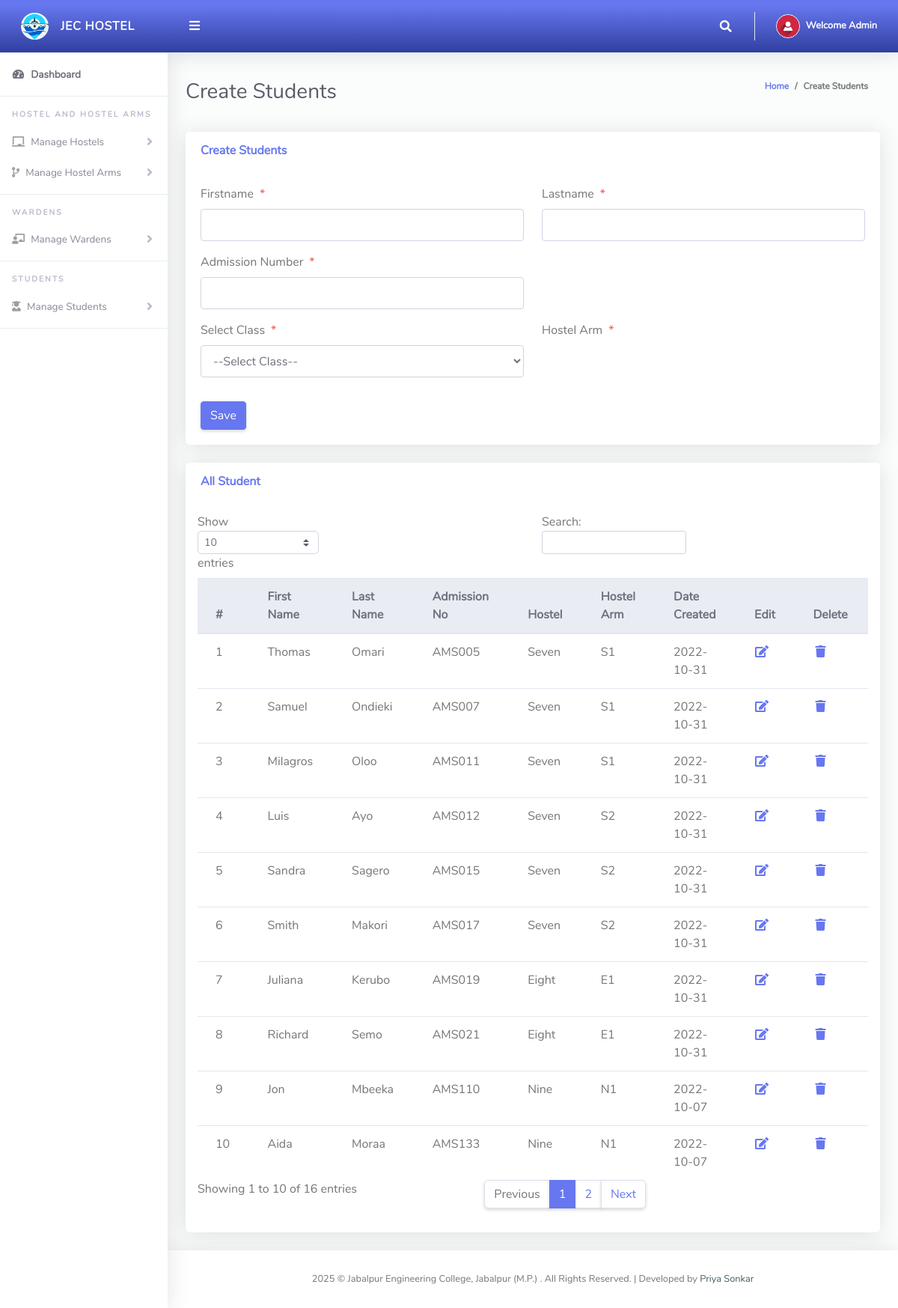
Page /Admin/createStudents.php (signed in) on the committed database.
### tables this page shows
CREATE TABLE `tblstudents` (
  `Id` int(10) NOT NULL,
  `firstName` varchar(255) NOT NULL,
  `lastName` varchar(255) NOT NULL,
   
  `admissionNumber` varchar(255) NOT NULL,
  `password` varchar(50) NOT NULL,
  `classId` varchar(10) NOT NULL,
  `classArmId` varchar(10) NOT NULL,
  `dateCreated` varchar(50) NOT NULL
);

CREATE TABLE `tblclass` (
  `Id` int(10) NOT NULL,
  `className` varchar(255) NOT NULL
);

CREATE TABLE `tblclassarms` (
  `Id` int(10) NOT NULL,
  `classId` varchar(10) NOT NULL,
  `classArmName` varchar(255) NOT NULL,
  `isAssigned` varchar(10) NOT NULL
);

### Admin/createStudents.php (the view, shortened to what this page needs)
<?php
include '../Includes/dbcon.php';
?>
<!DOCTYPE html>
<html lang="en">
<head>
  <link href="../vendor/fontawesome-free/css/all.min.css" rel="stylesheet" type="text/css">
  <link href="../vendor/bootstrap/css/bootstrap.min.css" rel="stylesheet" type="text/css">
  <link href="css/ruang-admin.min.css" rel="stylesheet">
</head>
<body id="page-top">
  <div id="wrapper">
      <?php include "Includes/sidebar.php";?>
    <div id="content-wrapper" class="d-flex flex-column">
      <div id="content">
       <?php include "Includes/topbar.php";?>
        <div class="container-fluid" id="container-wrapper">
          <div class="d-sm-flex align-items-center justify-content-between mb-4">
            <h1 class="h3 mb-0 text-gray-800">Create Students</h1>
            <ol class="breadcrumb">
              <li class="breadcrumb-item"><a href="./">Home</a></li>
              <li class="breadcrumb-item active" aria-current="page">Create Students</li>
            </ol>
          </div>
          <div class="row">
            <div class="col-lg-12">
              <div class="card mb-4">
                <div class="card-header py-3 d-flex flex-row align-items-center justify-content-between">
                  <h6 class="m-0 font-weight-bold text-primary">Create Students</h6>
                </div>
                <div class="card-body">
                  <form method="post">
                   <div class="form-group row mb-3">
                        <div class="col-xl-6">
                        <label class="form-control-label">Firstname<span class="text-danger ml-2">*</span></label>
                        <input type="text" class="form-control" name="firstName" value="<?php echo $row['firstName'];?>" id="exampleInputFirstName" >
                        </div>
                        <div class="col-xl-6">
                        <label class="form-control-label">Lastname<span class="text-danger ml-2">*</span></label>
                      <input type="text" class="form-control" name="lastName" value="<?php echo $row['lastName'];?>" id="exampleInputFirstName" >
                        </div>
                    </div>
                     <div class="form-group row mb-3">
                        <div class="col-xl-6">
                        <label class="form-control-label">Admission Number<span class="text-danger ml-2">*</span></label>
                      <input type="text" class="form-control" required name="admissionNumber" value="<?php echo $row['admissionNumber'];?>" id="exampleInputFirstName" >
                        </div>
                    </div>
                    <div class="form-group row mb-3">
                        <div class="col-xl-6">
                        <label class="form-control-label">Select Class<span class="text-danger ml-2">*</span></label>
                         <?php
                        $qry= "SELECT * FROM tblclass ORDER BY className ASC";
                        $result = $conn->query($qry);
                        $num = $result->num_rows;
                        if ($num > 0){
                          echo ' <select required name="classId" onchange="classArmDropdown(this.value)" class="form-control mb-3">';
                          echo'<option value="">--Select Class--</option>';
                                  echo '</select>';
                              }
                            ?>
                        </div>
                        <div class="col-xl-6">
                        <label class="form-control-label">Hostel Arm<span class="text-danger ml-2">*</span></label>
                        </div>
                    </div>
                      <?php
                    if (isset($Id))
                    {
                    ?>
                    <button type="submit" name="update" class="btn btn-warning">Update</button>
                    &nbsp;&nbsp;&nbsp;&nbsp;&nbsp;&nbsp;&nbsp;&nbsp;&nbsp;&nbsp;
                    <?php
                    } else {
                    ?>
                    <button type="submit" name="save" class="btn btn-primary">Save</button>
                    <?php
                    }
                    ?>
                  </form>
                </div>
              </div>
                 <div class="row">
              <div class="col-lg-12">
              <div class="card mb-4">
                <div class="card-header py-3 d-flex flex-row align-items-center justify-content-between">
                  <h6 class="m-0 font-weight-bold text-primary">All Student</h6>
                </div>
                <div class="table-responsive p-3">
                  <table class="table align-items-center table-flush table-hover" id="dataTableHover">
                    <thead class="thead-light">
                      <tr>
                        <th>#</th>
                        <th>First Name</th>
                        <th>Last Name</th>
                        <th>Admission No</th>
                        <th>Hostel</th>
                        <th>Hostel Arm</th>
                        <th>Date Created</th>
                         <th>Edit</th>
                        <th>Delete</th>
                      </tr>
                    </thead>
                    <tbody>
                  <?php
                      $query = "SELECT tblstudents.Id,tblclass.className,tblclassarms.classArmName,tblclassarms.Id AS classArmId,tblstudents.firstName,
                      tblstudents.lastName,tblstudents.admissionNumber,tblstudents.dateCreated
                      FROM tblstudents
                      INNER JOIN tblclass ON tblclass.Id = tblstudents.classId
                      INNER JOIN tblclassarms ON tblclassarms.Id = tblstudents.classArmId";
                      $rs = $conn->query($query);
                      $num = $rs->num_rows;
                      $sn=0;
                      if($num > 0)
                      {
                        while ($rows = $rs->fetch_assoc())
                          {
                             $sn = $sn + 1;
                            echo"
                              <tr>
                                <td>".$sn."</td>
                                <td>".$rows['firstName']."</td>
                                <td>".$rows['lastName']."</td>
                                <td>".$rows['admissionNumber']."</td>
                                <td>".$rows['className']."</td>
                                <td>".$rows['classArmName']."</td>
                                 <td>".$rows['dateCreated']."</td>
                                <td><a href='?action=edit&Id=".$rows['Id']."'><i class='fas fa-fw fa-edit'></i></a></td>
                                <td><a href='?action=delete&Id=".$rows['Id']."'><i class='fas fa-fw fa-trash'></i></a></td>
                              </tr>";
                          }
                      }
                      else
                      {
                           echo
                           "<div class='alert alert-danger' role='alert'>
                            No Record Found!
                            </div>";
                      }
                      ?>
                    </tbody>
                  </table>
                </div>
              </div>
            </div>
            </div>
          </div>
        </div>
      </div>
       <?php include "Includes/footer.php";?>
    </div>
  </div>
</body>
</html>

### Admin/Includes/topbar.php (shortened to what this page needs)
<?php
  $query = "SELECT * FROM tbladmin WHERE Id = ".$_SESSION['userId']."";
  $rs = $conn->query($query);
  $rows = $rs->fetch_assoc();
  $fullName = $rows['firstName']." ".$rows['lastName'];
?>
<nav class="navbar navbar-expand navbar-light bg-gradient-primary topbar mb-4 static-top">
          <button id="sidebarToggleTop" class="btn btn-link rounded-circle mr-3">
            <i class="fa fa-bars"></i>
          </button>
          <ul class="navbar-nav ml-auto">
            <li class="nav-item dropdown no-arrow">
              <a class="nav-link dropdown-toggle" href="#" id="searchDropdown" role="button" data-toggle="dropdown"
                aria-haspopup="true" aria-expanded="false">
                <i class="fas fa-search fa-fw"></i>
              </a>
            </li>
            <li class="nav-item dropdown no-arrow">
              <a class="nav-link dropdown-toggle" href="#" id="userDropdown" role="button" data-toggle="dropdown"
                aria-haspopup="true" aria-expanded="false">
                <img class="img-profile rounded-circle" src="img/user-icn.png" style="max-width: 60px">
                <span class="ml-2 d-none d-lg-inline text-white small"><b>Welcome <?php echo $fullName;?></b></span>
              </a>
            </li>
          </ul>
        </nav>

### rows in the picture
tblstudents: firstName "Thomas", lastName "Omari", admissionNumber "AMS005", classId.className "Seven", classArmId.classArmName "S1", dateCreated "2022-10-31"
tblstudents: firstName "Samuel", lastName "Ondieki", admissionNumber "AMS007", classId.className "Seven", classArmId.classArmName "S1", dateCreated "2022-10-31"
tblstudents: firstName "Milagros", lastName "Oloo", admissionNumber "AMS011", classId.className "Seven", classArmId.classArmName "S1", dateCreated "2022-10-31"
tblstudents: firstName "Luis", lastName "Ayo", admissionNumber "AMS012", classId.className "Seven", classArmId.classArmName "S2", dateCreated "2022-10-31"
tblstudents: firstName "Sandra", lastName "Sagero", admissionNumber "AMS015", classId.className "Seven", classArmId.classArmName "S2", dateCreated "2022-10-31"
tblstudents: firstName "Smith", lastName "Makori", admissionNumber "AMS017", classId.className "Seven", classArmId.classArmName "S2", dateCreated "2022-10-31"
tblstudents: firstName "Juliana", lastName "Kerubo", admissionNumber "AMS019", classId.className "Eight", classArmId.classArmName "E1", dateCreated "2022-10-31"
tblstudents: firstName "Richard", lastName "Semo", admissionNumber "AMS021", classId.className "Eight", classArmId.classArmName "E1", dateCreated "2022-10-31"
tblstudents: firstName "Jon", lastName "Mbeeka", admissionNumber "AMS110", classId.className "Nine", classArmId.classArmName "N1", dateCreated "2022-10-07"
tblstudents: firstName "Aida", lastName "Moraa", admissionNumber "AMS133", classId.className "Nine", classArmId.classArmName "N1", dateCreated "2022-10-07"

### other values in the picture
$fullName "Admin"
